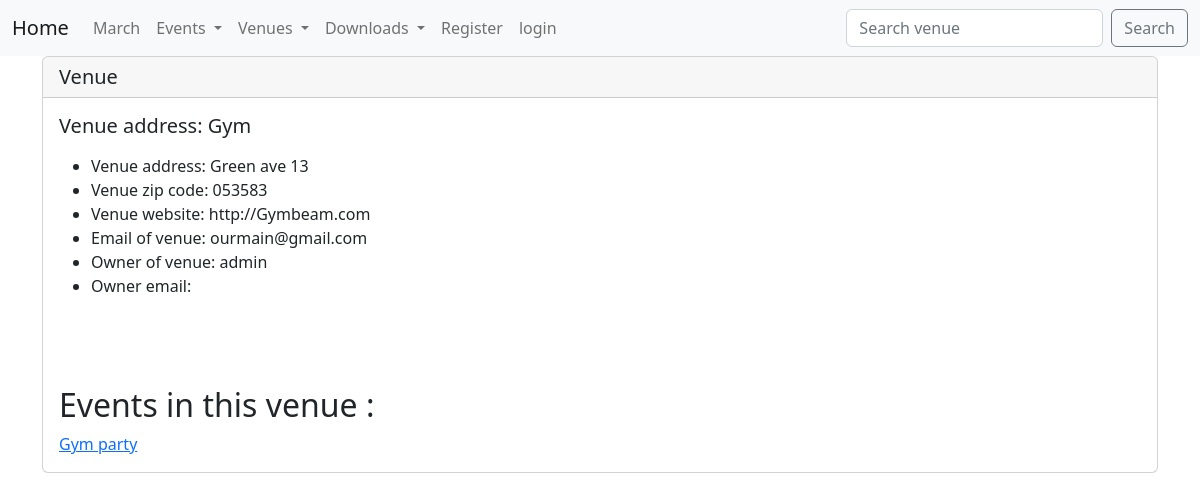
The page /venue_detail/2/ on the database as committed earlier.
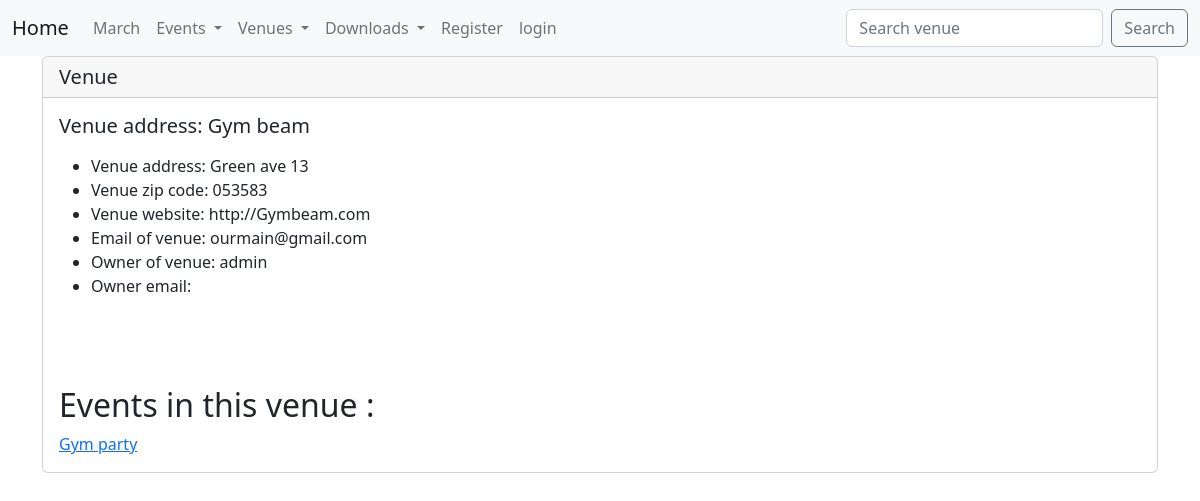
The same page on the database as committed later.
### events/models.py (models this page shows)
class Venue(models.Model):
    name = models.CharField('Venue name', max_length=120)
    address = models.CharField(max_length=300)
    zip_code = models.CharField('Zip code', max_length=10, blank=True)
    phone = models.CharField('Contact phone', max_length=15, blank=True)
    web = models.URLField('Website address', blank=True)
    email = models.EmailField('Email address', blank=True)
    owner = models.IntegerField('Venue owner', blank=False, default=1)
    venue_image = models.ImageField(null=True, blank=True, upload_to='images/')
    def __str__(self):
        return self.name

### events/views.py (the view)
# urls.py: path('venue_detail/<venue_id>/', venue_detail, name='venue_detail'),
def venue_detail(request, venue_id):
    venue = Venue.objects.get(pk=venue_id)
    venue_owner = User.objects.get(pk=venue.owner)
    events = venue.event_set.all()
    context = {
        'venue': venue,
        'venue_owner': venue_owner,
        'events': events,
    }
    return render(request, 'events/venue_detail.html', context)

### events/models.py (called while the page is built)
    def __str__(self):
        return self.name

### events/templates/events/venue_detail.html (shortened to what this page needs)
{% extends 'events/main.html' %}
{% block content %}
<div class="card">
    <h5 class="card-header">Venue</h5>
    <div class="card-body">
        <h5 class="card-title">Venue address: {{ venue }}</h5>
        <p class="card-text">
            <ul>
            <li>
                Venue address: {{ venue.address }}
            </li>
            <li>
              Venue zip code: {{ venue.zip_code }}
            </li>
            <li>
                Venue website: {{ venue.web }}
            </li>
            <li>
                Email of venue: {{ venue.email }}
            </li>
            <li>
                Owner of venue: {{ venue_owner }}
            </li>
            <li>
                Owner email: {{ venue_owner.email }}
            </li>
        <br>
            </ul>
        </p>
        <br>
        <br>
        <h2>Events in this venue : </h2>
        {% if events %}
        {% for event in events %}
            <a href="{% url 'event_detail' event.id %}">{{ event }}</a>
            <br>
        {% endfor %}
        {% else %}
        <h3>Already no events in this venue..(</h3>
        {% endif %}
    </div>
</div>
{% endblock %}

Rows that differ between the two databases and show on the page:
changed Venue "Green ave 13": name "Gym" → "Gym beam"
